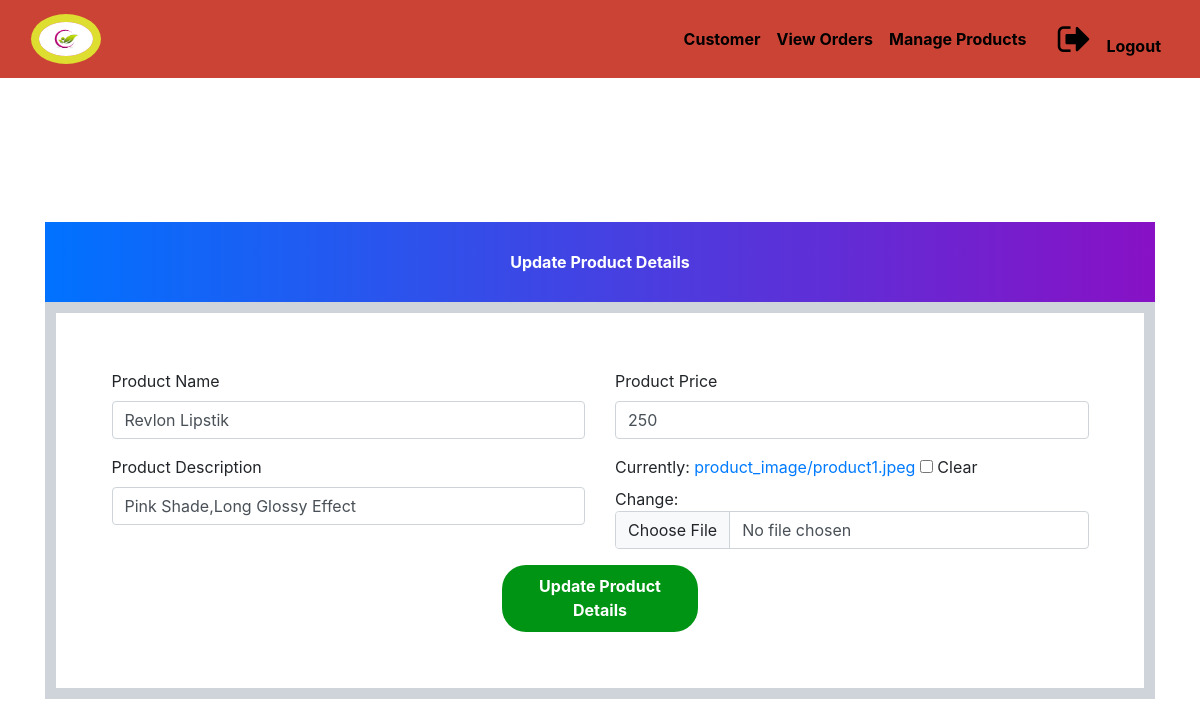
The page /update-product/10 (signed in) on the database its author committed.
### ecom/models.py (models this page shows, shortened)
class Product(models.Model):
    name=models.CharField(max_length=40)
    product_image= models.ImageField(upload_to='product_image/',null=True,blank=True)
    price = models.PositiveIntegerField()
    description=models.CharField(max_length=40)

### ecom/views.py (the view)
# urls.py: path('update-product/<int:pk>', views.update_product_view,name='update-product'),
@login_required(login_url='adminlogin')
def update_product_view(request,pk):
    product=models.Product.objects.get(id=pk)
    productForm=forms.ProductForm(instance=product)
    if request.method=='POST':
        productForm=forms.ProductForm(request.POST,request.FILES,instance=product)
        if productForm.is_valid():
            productForm.save()
            return redirect('admin-products')
    return render(request,'ecom/admin_update_product.html',{'productForm':productForm})

### ecom/forms.py
class ProductForm(forms.ModelForm):
    class Meta:
        model=models.Product
        fields=['name','price','description','product_image']

### templates/ecom/admin_update_product.html (shortened to what this page needs)
{% extends 'ecom/admin_base.html' %}
{% load widget_tweaks %}
{% block content %}
<head>
  <link href="//maxcdn.bootstrapcdn.com/bootstrap/4.1.1/css/bootstrap.min.css" rel="stylesheet" id="bootstrap-css">
</head>
<br><br><br><br><br><br>
<form method="post" enctype="multipart/form-data">
  <div class="container register-form">
    <div class="form">
      <div class="note">
        <p>Update Product Details</p>
      </div>
      <div class="form-content">
        <div class="row">
          <div class="col-md-6">
            <div class="form-group">
              <label for="">Product Name</label>
              {% render_field productForm.name class="form-control" placeholder="Product Name" %}
            </div>
            <div class="form-group">
              <label for="">Product Description</label>
              {% render_field productForm.description class="form-control" placeholder="Description" %}
            </div>
          </div>
          <div class="col-md-6">
            <div class="form-group">
              <label for="">Product Price</label>
              {% render_field productForm.price class="form-control" placeholder="Price" %}
            </div>
            <div class="form-group">
              {% render_field productForm.product_image class="form-control" placeholder="product_image" %}
            </div>
          </div>
        </div>
        <center><button type="submit" class="btnSubmit">Update Product Details</button></center>
      </div>
    </div>
  </div>
</form>
{% endblock content %}

### templates/ecom/admin_base.html (style rules this page uses)
body { background-color: #f7f7f7; }
p { text-align: center; }

### templates/ecom/admin_update_product.html (style rules this page uses)
a:link { text-decoration: none; }
.note { text-align: center; height: 80px; background: -webkit-linear-gradient(left, #0072ff, #8811c5); color: #fff; font-weight: bolder; line-height: 80px; }
.form-content { padding: 5%; border: 11px solid #ced4da; margin-bottom: 2%; }
.form-control { border-radius: 1.5rem; }
.btnSubmit { border: none; border-radius: 1.5rem; padding: 1%; width: 20%; cursor: pointer; background: #009414; color: #fff; font-weight: bolder; }

### rows shown on the page
Product: name "Revlon Lipstik", description "Pink Shade,Long Glossy Effect", price "250"
